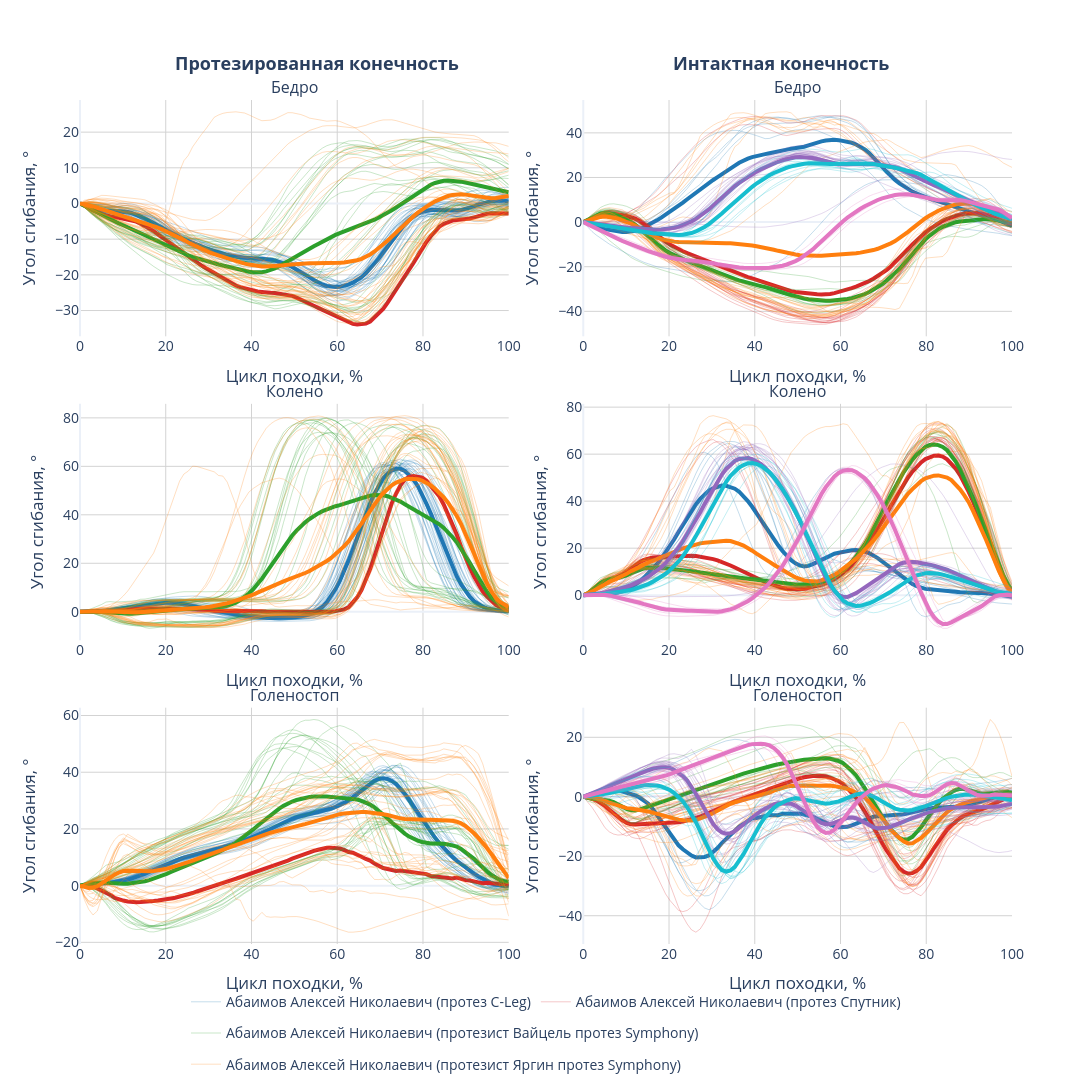

Notebook source saved alongside this figure:
### Code cell
fig_cleg_vs_activ_steps = plot_cycles_report(
    all_patients_cycles,
    title="",
)

fig_cleg_vs_activ_steps.show()
